Frame 1 (no input): blank canvas, image omitted
Frame 60 (the mouse pressed at the canvas centre just before this capture): blank canvas, image omitted
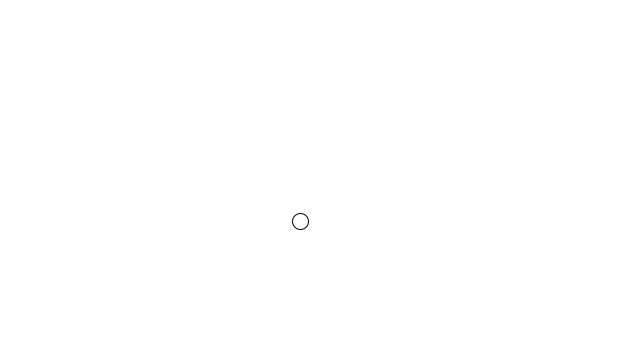
Frame 120 (the mouse held since frame 60 and released just before this capture)

The Processing sketch whose frames 1 and 60 were blank and that drew this single picture after the mouse press (run headless with seeded random() and noise(); from frame 60 on, the mouse is pressed at the canvas centre):

// Processing sketch: PerlinWalker
// ── PerlinWalker.pde
class Walker {
  float x,y;
 
  float tx,ty;
 
  Walker() {
    x = width / 2;
    y = height / 2;
    tx = 0;
    ty = 10000;
  }
 
  void step() {
    float stepX;
    float stepY;
    stepX = map(noise(tx), 0, 1, -2, 2);
    stepY = map(noise(ty), 0, 1, -2, 2);
    x += stepX;
    y += stepY;
    tx += 0.01;
    ty += 0.01;
  }

    void display() {
    stroke(0);
    ellipse(x, y, 16, 16);
  }
}

Walker w;

void setup() {
  size(640, 360);
  w = new Walker();
  background(255);
}

void draw() {
    background(255, 255, 255);
    w.step();
    w.display();
}
